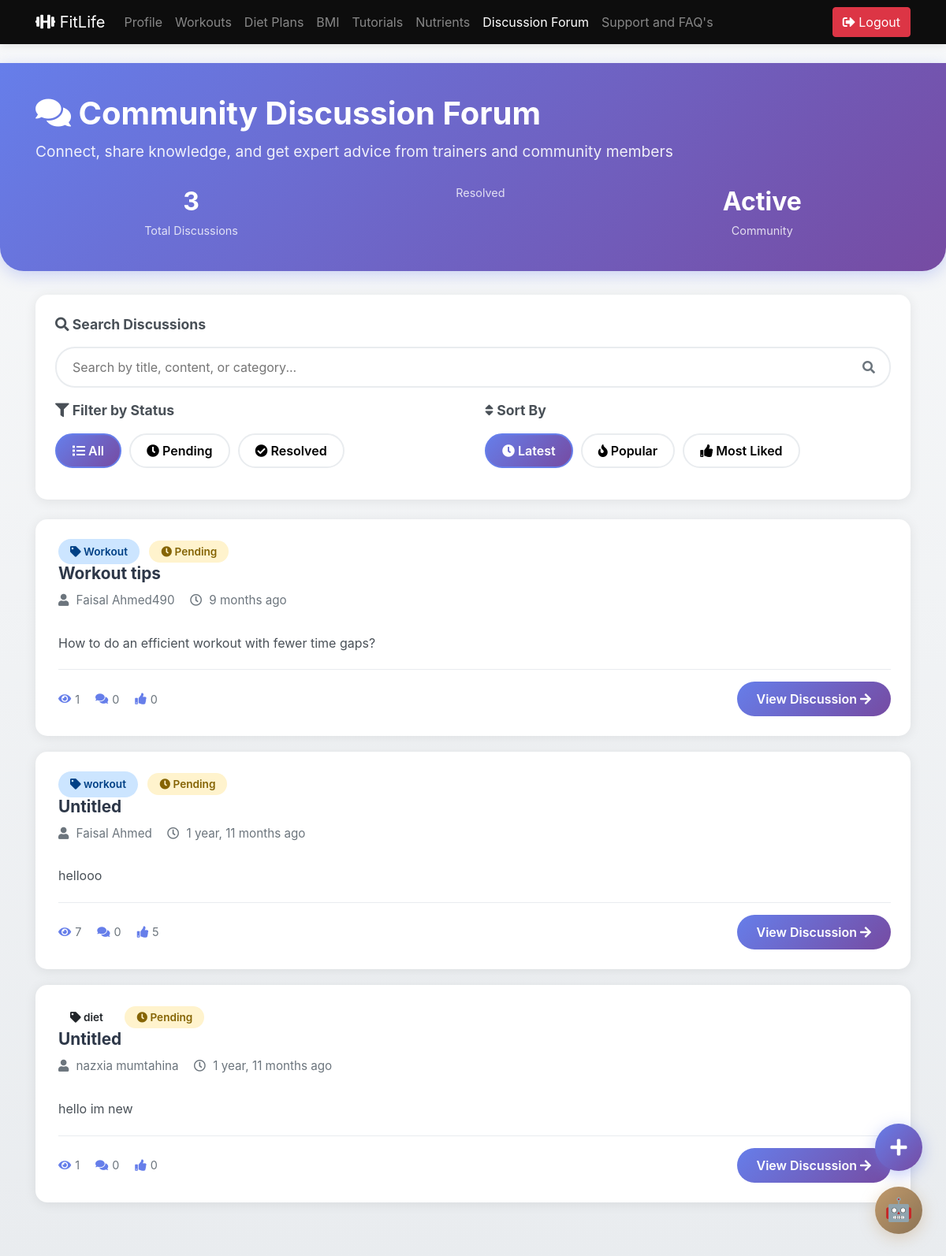
The app's page /discussion-client-view/ (signed in) with its own data.
### main/models.py (models this page shows, shortened)
class Discussion(models.Model):
    dnumber = models.AutoField(primary_key=True)
    tag = models.CharField(max_length=100, blank=True, null=True)
    title = models.CharField(max_length=200, default="Untitled")
    statement = models.TextField()
    datetime = models.DateTimeField(default=timezone.now, blank=True, null=True)
    posted_by = models.ForeignKey(Client, on_delete=models.CASCADE, related_name="discussions_posted", blank=True, null=True)
    answer_by = models.ForeignKey(Client, on_delete=models.CASCADE, related_name="discussions_answered", blank=True, null=True)
    resolved_by = models.ForeignKey(Trainer, on_delete=models.CASCADE, related_name="discussions_resolved", blank=True, null=True)
    status = models.CharField(max_length=100, blank=True, null=True, default="pending")
    views_count = models.IntegerField(default=0)
    upvotes = models.IntegerField(default=0)
    upvoted_by = models.ManyToManyField(User, related_name="upvoted_discussions", blank=True)
    viewed_by = models.ManyToManyField(User, related_name="viewed_discussions", blank=True)
    class Meta:
        ordering = ['-datetime']

class Client(models.Model):
    user = models.ForeignKey(User, on_delete=models.CASCADE)
    client_usrname = models.CharField(max_length=10, unique=True)
    first_name = models.CharField(max_length=200, blank=True, null=True)
    last_name = models.CharField(max_length=200, blank=True, null=True)
    email = models.EmailField(max_length=200, blank=True, null=True)
    phone = models.CharField(max_length=200, blank=True, default="")
    age = models.CharField(max_length=200, blank=True, default="")
    weight = models.CharField(max_length=200, blank=True, default="")
    height = models.CharField(max_length=200, blank=True, default="")
    bio = models.CharField(max_length=400, blank=True, default="")
    gender = models.CharField(max_length=200, blank=True, default="")
    achievement = models.CharField(max_length=200, blank=True, default="")
    personalTrainer = models.CharField(max_length=200, blank=True, default="")

### main/views.py (the view)
# urls.py: path('discussion-client-view/', views.discussionClientView, name='discussionClientView'),
@login_required(login_url='clientLogin')
def discussionClientView(request):
    if Client.objects.filter(user=request.user).exists():
        user = request.user
        client = Client.objects.get(user=user)
        filter_status = request.GET.get('status', 'all')
        search_query = request.GET.get('search', '')
        sort_by = request.GET.get('sort', '-datetime')
        discussions = Discussion.objects.all()
        if filter_status != 'all':
            discussions = discussions.filter(status=filter_status)
        if search_query:
            discussions = discussions.filter(
                Q(title__icontains=search_query) |
                Q(statement__icontains=search_query) |
                Q(tag__icontains=search_query)
            )
        if sort_by == 'popular':
            discussions = discussions.order_by('-views_count', '-upvotes')
        elif sort_by == 'upvotes':
            discussions = discussions.order_by('-upvotes')
        else:
            discussions = discussions.order_by(sort_by)
        discussions_with_counts = []
        for disc in discussions:
            reply_count = disc.replies.count()
            discussions_with_counts.append({
                'discussion': disc,
                'reply_count': reply_count
            })
        context = {
            'discussions': discussions_with_counts,
            'current_user': client,
            'filter_status': filter_status,
            'search_query': search_query,
            'sort_by': sort_by,
        }
        return render(request, 'discussion_client_view.html', context)
    else:
        return redirect('clientLogin')

### templates/discussion_client_view.html (shortened to what this page needs)
{% load static %}
<!doctype html>
<html lang="en">
<head>
    <link href="https://stackpath.bootstrapcdn.com/bootstrap/4.5.2/css/bootstrap.min.css" rel="stylesheet">
    <link rel="stylesheet" href="https://cdnjs.cloudflare.com/ajax/libs/font-awesome/5.15.4/css/all.min.css">
</head>
<body>
    <nav class="navbar navbar-expand-lg navbar-dark bg-dark fixed-top">
        <div class="container">
            <a class="navbar-brand" href="/client-profile/">
                <i class="fas fa-dumbbell"></i> FitLife
            </a>
            <div class="collapse navbar-collapse">
                <ul class="navbar-nav mr-auto">
                    <li class="nav-item"><a href="/client-profile/" class="nav-link">Profile</a></li>
                    <li class="nav-item"><a href="/client-wplan-view/" class="nav-link">Workouts</a></li>
                    <li class="nav-item"><a href="/client-plan-view/" class="nav-link">Diet Plans</a></li>
                    <li class="nav-item"><a href="/bmi/" class="nav-link">BMI</a></li>
                    <li class="nav-item"><a href="/workout/" class="nav-link">Tutorials</a></li>
                    <li class="nav-item"><a href="/tracker/" class="nav-link">Nutrients</a></li>
                    <li class="nav-item active"><a href="/discussion-client-view/" class="nav-link">Discussion Forum</a></li>
                    <li class="nav-item"><a href="/support&faq/" class="nav-link">Support and FAQ's</a></li>
                </ul>
            </div>
            <button type="button" class="btn btn-danger" onclick="document.getElementById('logout-form').submit();">
                <i class="fas fa-sign-out-alt"></i> Logout
            </button>
        </div>
    </nav>
    <div class="forum-header">
        <div class="container">
            <h1><i class="fas fa-comments"></i> Community Discussion Forum</h1>
            <p>Connect, share knowledge, and get expert advice from trainers and community members</p>
            <div class="stats-bar">
                <div class="stat-item">
                    <span class="stat-number">{{ discussions|length }}</span>
                    <span class="stat-label">Total Discussions</span>
                </div>
                <div class="stat-item">
                    <span class="stat-label">Resolved</span>
                </div>
                <div class="stat-item">
                    <span class="stat-number">Active</span>
                    <span class="stat-label">Community</span>
                </div>
            </div>
        </div>
    </div>
    <div class="container">
        <div class="filter-section">
            <form method="GET" id="filterForm">
                <div class="row">
                    <div class="col-md-12 mb-3">
                        <div class="filter-title"><i class="fas fa-search"></i> Search Discussions</div>
                        <div class="search-box">
                            <input type="text"
                                   name="search"
                                   placeholder="Search by title, content, or category..."
                                   value="{{ search_query }}"
                                   onchange="document.getElementById('filterForm').submit()">
                            <i class="fas fa-search"></i>
                        </div>
                    </div>
                </div>
                <div class="row">
                    <div class="col-md-6">
                        <div class="filter-title"><i class="fas fa-filter"></i> Filter by Status</div>
                        <div class="filter-buttons">
                            <button type="submit" name="status" value="all" class="filter-btn {% if filter_status == 'all' %}active{% endif %}">
                                <i class="fas fa-list"></i> All
                            </button>
                            <button type="submit" name="status" value="pending" class="filter-btn {% if filter_status == 'pending' %}active{% endif %}">
                                <i class="fas fa-clock"></i> Pending
                            </button>
                            <button type="submit" name="status" value="resolved" class="filter-btn {% if filter_status == 'resolved' %}active{% endif %}">
                                <i class="fas fa-check-circle"></i> Resolved
                            </button>
                        </div>
                    </div>
                    <div class="col-md-6">
                        <div class="filter-title"><i class="fas fa-sort"></i> Sort By</div>
                        <div class="filter-buttons">
                            <button type="submit" name="sort" value="-datetime" class="filter-btn {% if sort_by == '-datetime' %}active{% endif %}">
                                <i class="fas fa-clock"></i> Latest
                            </button>
                            <button type="submit" name="sort" value="popular" class="filter-btn {% if sort_by == 'popular' %}active{% endif %}">
                                <i class="fas fa-fire"></i> Popular
                            </button>
                            <button type="submit" name="sort" value="-upvotes" class="filter-btn {% if sort_by == '-upvotes' %}active{% endif %}">
                                <i class="fas fa-thumbs-up"></i> Most Liked
                            </button>
                        </div>
                    </div>
                </div>
            </form>
        </div>
        {% if discussions %}
            {% for item in discussions %}
            {% with discussion=item.discussion %}
            <div class="discussion-card">
                <div class="discussion-header">
                    <div style="flex: 1;">
                        <div>
                            <span class="tag-badge tag-{{ discussion.tag|lower }}">
                                <i class="fas fa-tag"></i> {{ discussion.tag }}
                            </span>
                            <span class="status-badge status-{{ discussion.status }}">
                                {% if discussion.status == 'resolved' %}
                                    <i class="fas fa-check-circle"></i> Resolved
                                {% elif discussion.status == 'rejected' %}
                                    <i class="fas fa-times-circle"></i> Rejected
                                {% else %}
                                    <i class="fas fa-clock"></i> Pending
                                {% endif %}
                            </span>
                        </div>
                        <a href="{% url 'discussionDetail' discussion.dnumber %}" style="text-decoration: none;">
                            <h3 class="discussion-title">{{ discussion.title }}</h3>
                        </a>
                        <div class="discussion-meta">
                            <span><i class="fas fa-user"></i> {{ discussion.posted_by.first_name }} {{ discussion.posted_by.last_name }}</span>
                            <span><i class="far fa-clock"></i> {{ discussion.datetime|timesince }} ago</span>
                        </div>
                    </div>
                </div>
                <div class="discussion-excerpt">
                    {{ discussion.statement|truncatewords:30 }}
                </div>
                <div class="discussion-footer">
                    <div class="discussion-stats">
                        <div class="stat">
                            <i class="fas fa-eye"></i>
                            <span>{{ discussion.views_count }}</span>
                        </div>
                        <div class="stat">
                            <i class="fas fa-comments"></i>
                            <span>{{ item.reply_count }}</span>
                        </div>
                        <div class="stat">
                            <i class="fas fa-thumbs-up"></i>
                            <span>{{ discussion.upvotes }}</span>
                        </div>
                    </div>
                    <a href="{% url 'discussionDetail' discussion.dnumber %}" class="btn-view">
                        View Discussion <i class="fas fa-arrow-right"></i>
                    </a>
                </div>
            </div>
            {% endwith %}
            {% endfor %}
        {% else %}
            <div class="empty-state">
                <i class="fas fa-comments"></i>
                <h3>No Discussions Found</h3>
                <p>Be the first to start a conversation! Click the + button to create a new discussion.</p>
            </div>
        {% endif %}
    </div>
    <a href="{% url 'postDiscussion' %}" class="btn-new-discussion" title="Start New Discussion">
        <i class="fas fa-plus"></i>
    </a>
    {% include 'chatbot_widget.html' %}
</body>
</html>

### templates/discussion_client_view.html (style rules this page uses)
body { background: linear-gradient(to bottom, #f8f9fa 0%, #e9ecef 100%); min-height: 100vh; padding-top: 80px; padding-bottom: 50px; }
.navbar-dark { background: rgba(0, 0, 0, 0.95) !important; backdrop-filter: blur(10px); box-shadow: 0 2px 10px rgba(0, 0, 0, 0.1); }
.forum-header { background: linear-gradient(135deg, #667eea 0%, #764ba2 100%); color: white; padding: 40px 0; margin-bottom: 30px; border-radius: 0 0 30px 30px; box-shadow: 0 5px 20px rgba(102, 126, 234, 0.3); }
.forum-header h1 { font-weight: 700; font-size: 2.5rem; margin-bottom: 10px; }
.forum-header p { font-size: 1.2rem; opacity: 0.9; }
.stats-bar { display: flex; justify-content: space-around; margin-top: 25px; }
.stat-item { text-align: center; }
.stat-number { font-size: 2rem; font-weight: 700; display: block; }
.stat-label { font-size: 0.9rem; opacity: 0.8; }
.filter-section { background: white; padding: 25px; border-radius: 15px; box-shadow: 0 2px 15px rgba(0, 0, 0, 0.08); margin-bottom: 25px; }
.filter-title { font-weight: 700; color: #495057; margin-bottom: 15px; font-size: 1.1rem; }
.filter-buttons { display: flex; gap: 10px; flex-wrap: wrap; margin-bottom: 15px; }
.filter-btn { padding: 8px 20px; border: 2px solid #e9ecef; background: white; border-radius: 25px; font-weight: 600; transition: all 0.3s ease; cursor: pointer; }
.filter-btn.active { background: linear-gradient(135deg, #667eea 0%, #764ba2 100%); color: white; border-color: #667eea; }
.search-box { position: relative; }
.search-box input { padding: 12px 45px 12px 20px; border: 2px solid #e9ecef; border-radius: 25px; width: 100%; font-size: 1rem; }
.search-box i { position: absolute; right: 20px; top: 50%; transform: translateY(-50%); color: #6c757d; }
.discussion-card { background: white; border-radius: 15px; padding: 25px; margin-bottom: 20px; box-shadow: 0 2px 15px rgba(0, 0, 0, 0.08); transition: all 0.3s ease; border-left: 4px solid transparent; }
.discussion-header { display: flex; justify-content: space-between; align-items: start; margin-bottom: 15px; }
.discussion-title { font-size: 1.3rem; font-weight: 700; color: #2d3748; margin-bottom: 10px; cursor: pointer; transition: color 0.3s; }
.tag-badge { padding: 6px 15px; border-radius: 20px; font-size: 0.85rem; font-weight: 600; display: inline-block; margin-right: 8px; }
.tag-workout { background: #cce5ff; color: #004085; }
.status-badge { padding: 6px 15px; border-radius: 20px; font-size: 0.85rem; font-weight: 600; }
.status-pending { background: #fff3cd; color: #856404; }
.discussion-meta { color: #6c757d; font-size: 0.95rem; margin-bottom: 15px; }
.discussion-meta i { margin-right: 5px; }
.discussion-meta span { margin-right: 15px; }
.discussion-excerpt { color: #495057; font-size: 1rem; line-height: 1.6; margin-bottom: 20px; display: -webkit-box; -webkit-line-clamp: 2; -webkit-box-orient: vertical; overflow: hidden; }
.discussion-footer { display: flex; justify-content: space-between; align-items: center; padding-top: 15px; border-top: 1px solid #e9ecef; }
.discussion-stats { display: flex; gap: 20px; }
.stat { display: flex; align-items: center; gap: 5px; color: #6c757d; font-size: 0.9rem; }
.stat i { color: #667eea; }
.btn-view { background: linear-gradient(135deg, #667eea 0%, #764ba2 100%); color: white; border: none; padding: 10px 25px; border-radius: 25px; font-weight: 600; transition: all 0.3s ease; text-decoration: none; display: inline-block; }
.btn-new-discussion { position: fixed; bottom: 110px; right: 30px; width: 60px; height: 60px; border-radius: 50%; background: linear-gradient(135deg, #667eea 0%, #764ba2 100%); color: white; border: none; font-size: 1.5rem; box-shadow: 0 5px 20px rgba(102, 126, 234, 0.4); transition: all 0.3s ease; z-index: 1000; display: flex; align-items: center; justify-content: center; text-decoration: none; }

### records on screen
Discussion: discussion.tag "Workout", status "pending" (drawn), discussion "Workout tips", discussion.posted_by.first_name "Faisal", discussion.posted_by.last_name "Ahmed490", discussion.datetime "9 months", discussion.statement "How to do an efficient workout with fewer time gaps?", discussion.views_count "1", reply_count "0", discussion.upvotes "0"
Discussion: discussion.tag "workout", status "pending" (drawn), discussion "Untitled", discussion.posted_by.first_name "Faisal", discussion.posted_by.last_name "Ahmed", discussion.datetime "1 year, 11 months", discussion.statement "hellooo", discussion.views_count "7", reply_count "0", discussion.upvotes "5"
Discussion: discussion.tag "diet", status "pending" (drawn), discussion "Untitled", discussion.posted_by.first_name "nazxia", discussion.posted_by.last_name "mumtahina", discussion.datetime "1 year, 11 months", discussion.statement "hello im new", discussion.views_count "1", reply_count "0", discussion.upvotes "0"

### other values on screen
{{ discussions|length }} "3"
